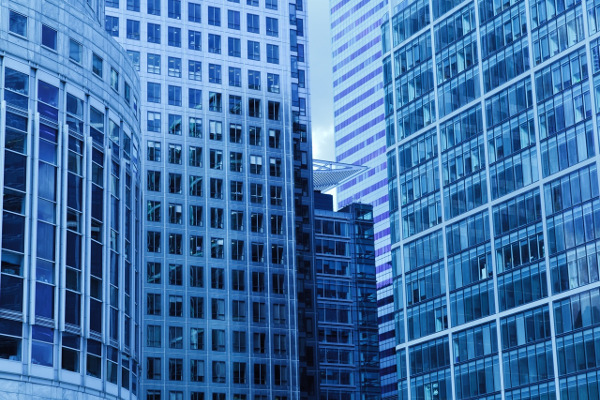
#> input picture opencv/lines.jpeg, 600 x 400 px, given in place of the camera
$ python cameo.py   (Python 2 division)   (older library calls are emulated)
#> lines starting #> are read from the running program, lines starting #| are printed output that depends on the picture
### opencv/filters.py
### filter function

import cv2
import numpy as np

## ->dst
def strokeEdges(src, blurKsize=7, edgeKsize=5):
    if blurKsize >= 3:
        blurredSrc = cv2.medianBlur(src, blurKsize)
        graySrc = cv2.cvtColor(blurredSrc, cv2.COLOR_BGR2GRAY)
    else:
        graySrc = cv2.cvtColor(src, cv2.COLOR_BGR2GRAY)

    cv2.Laplacian(graySrc, cv2.CV_8U, graySrc, ksize=edgeKsize)
    normalAlpha = (1.0/255) * (255 - graySrc)
    channels = cv2.split(src)
    for c in channels:
        c[:] = c * normalAlpha

    return cv2.merge(channels)

class VConvolutionFilter(object):
    def __init__(self, kernel):
        self._kernel = kernel

    def apply(self, src, dst):
        cv2.filter2D(src,-1,self._kernel, dst)


class SharpenFilter(VConvolutionFilter):
    # [5 lines left out: function __init__, not called in this run]


class FindEdgesFilter(VConvolutionFilter):
    # [5 lines left out: function __init__, not called in this run]


class BlurFilter(VConvolutionFilter):
    """A blur filter with a 2-pixel radius."""
    # [7 lines left out: function __init__, not called in this run]


class EmbossFilter(VConvolutionFilter):
    def __init__(self):
        kernel=np.array([
                [-2, -1, 0],
                [-1, 1, 1],
                [0, 1, 2]])
        VConvolutionFilter.__init__(self, kernel)

### opencv/cameo.py
import cv2
import numpy as np
import time
import filters

class CaptureMng(object):
    def __init__(self, capture, preMng=None, isMirrorPreview=False):
        self.preMng = preMng
        self.isMirrorPreview = isMirrorPreview

        self._capture = capture
        self._channel=0
        self._enteredFrame=False
        self._frame =None
        self._imageFilename = None
        self._videoFilename = None
        self._videoEncoding = None
        self._videoWrite = None
        self._startTime = None
        self._framesElapsed = long(0)
        self._fps=None

    @property
    def channel(self):
        return self._channel

    @channel.setter
    def channel(self, v):
        if self._channel != v:
            self._channel = v
            self._frame = None

    @property
    def	frame(self):
        if	self._enteredFrame	and	self._frame	is	None:
            _,	self._frame	=	self._capture.retrieve()
            #print 'retrive ', _, self._frame
            return	self._frame
    @frame.setter
    def frame(self, v):
        self._frame = v

    @property
    def	isWritingImage(self):
        return	self._imageFilename	is	not	None

    @property
    def	isWritingVideo(self):
        return	self._videoFilename	is	not	None


    def enterFrame(self):
        """Capture the next frame, if any."""
        assert not self._enteredFrame, 'previous enterFrame() had no matching exitFram()'
        if self._capture is not None:
            self._enteredFrame = self._capture.grab()
            #print 'enter frame ', self._enteredFrame

    def exitFrame(self):
        """Draw to the window, write to files. release the frame """
        if self._frame is None:
            self._enteredFrame = False
            print 'exit first return'
            return


        if self._framesElapsed ==0:
            self._startTime = time.time()
        else:
            timeElapsed = time.time() - self._startTime
            self._fps = self._framesElapsed / timeElapsed
        self._framesElapsed +=1
        #print 'frame slapsed ' , self._framesElapsed, ' fps:', self._fps

        if self.preMng is not None:
            if self.isMirrorPreview:
                mirroredFrame = np.fliplr(self._frame).copy()
                self.preMng.show(mirroredFrame)
            else:
                self.preMng.show(self._frame)

        if self.isWritingImage:
            print 'write file'
            cv2.imwrite(self._imageFilename, self._frame)
            self._imageFilename = None

        if self.isWritingVideo:
            self._writeVideoFrame()

        self._frame = None
        self._enteredFrame = False


    def writeImage(self, filename):
        self._imageFilename = filename

    def startWriteVideo(self, filename, encoding=cv2.VideoWriter_fourcc('I','4','2','0')):
        print 'start video'
        self._videoFilename = filename
        self._videoEncoding = encoding

    def stopWriteVideo(self):
        print 'stop video'
        self._videoFilename = None
        self._videoEncoding = None
        self._videoWrite = None

    def _writeVideoFrame(self):
        if not self.isWritingVideo:
            return

        if self._videoWriter is None:
            fps = self._capture.get(cv2.CAP_PROP_FPS)
            if fps == 0.0:
                if self._framesElapsed < 20:
                    return #Wait until more frames elapese so the the estimate is more stable.
                else:
                    fps = self._fps

            size =	(int(cameraCapture.get(cv2.CAP_PROP_FRAME_WIDTH)),
                     int(cameraCapture.get(cv2.CAP_PROP_FRAME_HEIGHT)))
            self._videoWrite = cv2.VideoWrite(self._videoFilename, self._videoEncoding, fps, size)

        self._videoWrite.write(self._frame)


class	WindowMng(object):

    def	__init__(self,	windowName,	keypressCallback	=	None):
        self.keypressCallback	=	keypressCallback
        self._windowName	=	windowName
        self._isWindowCreated	=	False

    @property
    def	isWindowCreated(self):
        return	self._isWindowCreated

    def	createWindow(self):
        cv2.namedWindow(self._windowName)
        self._isWindowCreated	=	True

    def	show(self,	frame):
        cv2.imshow(self._windowName,	frame)

    def	destroyWindow(self):
        cv2.destroyWindow(self._windowName)
        self._isWindowCreated	=	False

    def	processEvents(self):
        keycode	=cv2.waitKey(10)
        if	self.keypressCallback is not None and keycode	!=	255:
            #	Discard	any	non-ASCII	info	encoded	by	GTK.
            #print "key " , keycode
            keycode	&=	0xFF
            self.keypressCallback(keycode)

class Cameo(object):
    def __init__(self):
        self._winMng = WindowMng('Cameo', self.onKeypress)
        self._captureMng = CaptureMng(cv2.VideoCapture(0), self._winMng, True)
        #self._curveFilter = filters.FindEdgesFilter()
        self._curveFilter = filters.EmbossFilter()

    def run(self):
        """run main loop. """
        self._winMng.createWindow()
        while self._winMng.isWindowCreated:
            self._captureMng.enterFrame()

            frame = self._captureMng.frame

            frame = filters.strokeEdges(frame)
            self._curveFilter.apply(frame, frame)

            self._captureMng.frame = frame

            self._captureMng.exitFrame()
            self._winMng.processEvents()
#> this loop made 1 pass; (key Esc is pressed on pass 1)
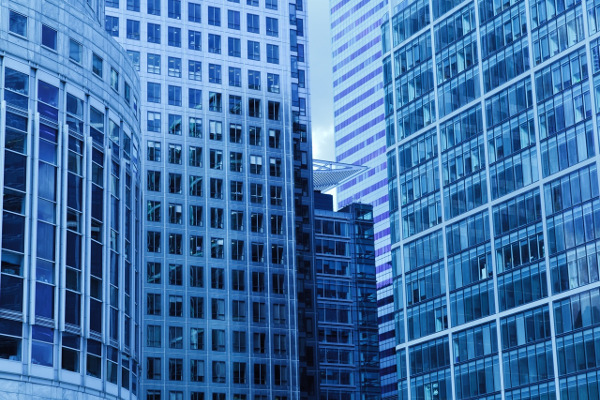
#> input picture opencv/lines.jpeg, 600 x 400 px, given in place of the camera
#> pass 1, in strokeEdges, `blurredSrc = cv2.medianBlur(src, blurKsize)`:
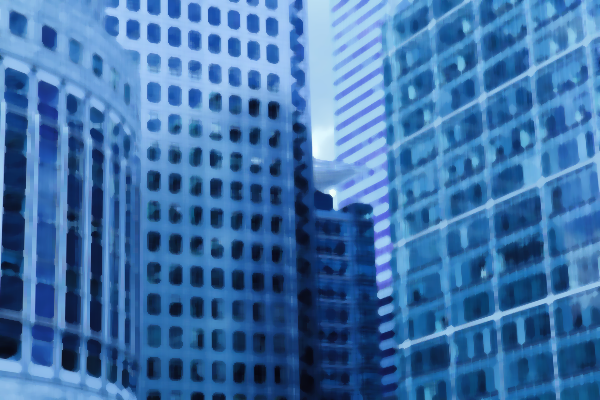
#> blurredSrc: shape (400, 600, 3); mean B, G, R 169.6, 114.6, 63.9
#> pass 1, in strokeEdges, `graySrc = cv2.cvtColor(blurredSrc, cv2.COLOR_BGR2GRAY)`:
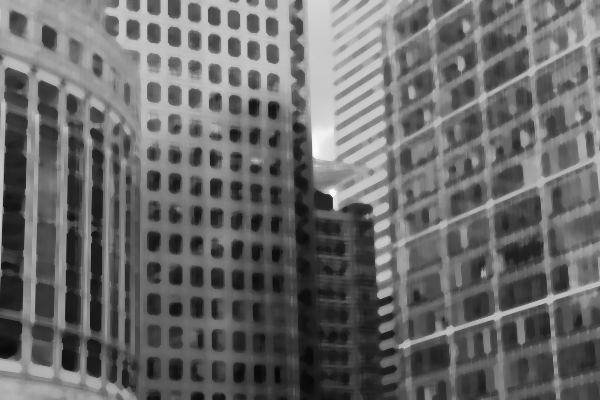
#> graySrc: shape (400, 600); min 7, max 250, mean 105.7
#> pass 1, in strokeEdges, `normalAlpha = (1.0/255) * (255 - graySrc)`:
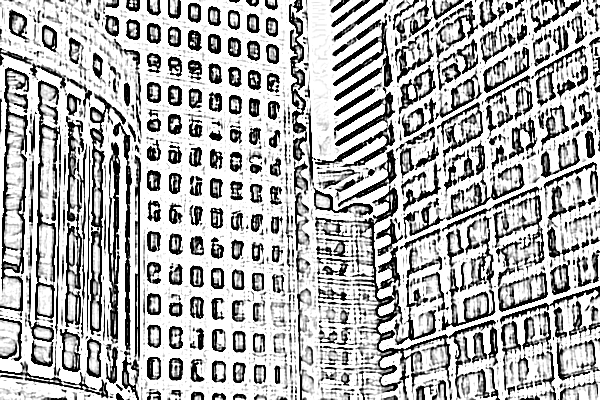
#> normalAlpha: shape (400, 600) float64; min 0, max 1, mean 0.692
#> pass 1, in run, `frame = filters.strokeEdges(frame)`:
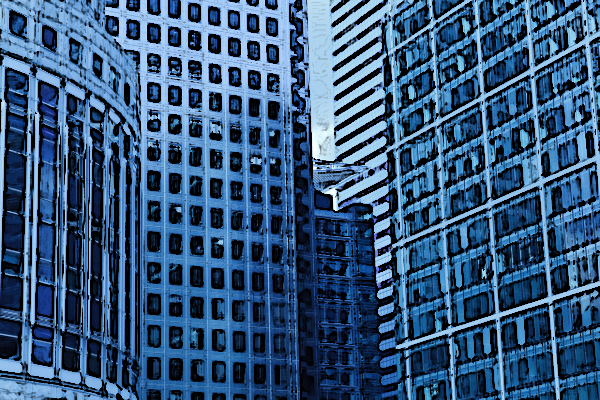
#> frame: shape (400, 600, 3); mean B, G, R 123.9, 87.6, 52.6
#> after the loop:
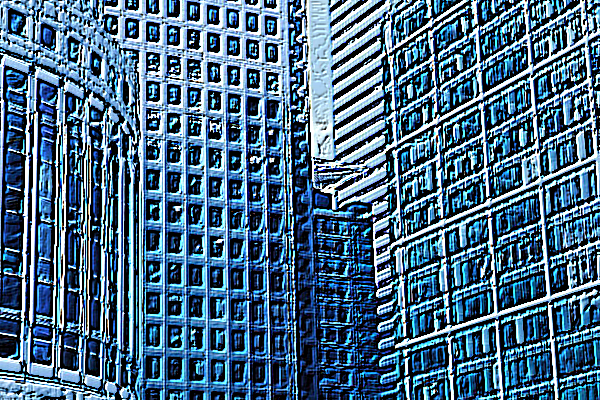
#> frame: shape (400, 600, 3); mean B, G, R 132.2, 106.4, 73.9

    def onKeypress(self, keycode):
        """
        space -> Take a screenshot
        tab -> Start/stop recording a screencast
        escap -> Quit
        """
        if keycode == 32: #space
            self._captureMng.writeImage('scr.png')
        elif keycode == 9: #tab
            if not self._captureMng.isWritingVideo:
                self._captureMng.startWriteVideo('scr.avi')
            else:
                self._captureMng.stopWriteVideo()
        elif keycode == 27: #esc
            self._winMng.destroyWindow()

if __name__ == "__main__":
    Cameo().run()

$ run again, on opencv/scr.png
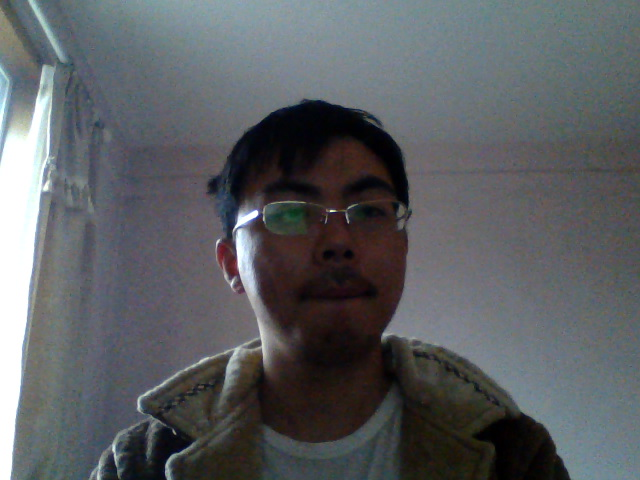
#> input picture opencv/scr.png, 640 x 480 px, given in place of the camera
#> the loop in run, `while self._winMng.isWindowCreated:` made 1 pass; (key Esc is pressed on pass 1)
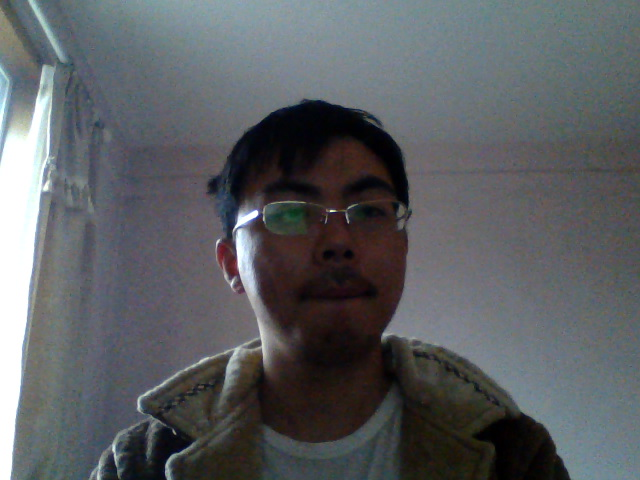
#> input picture opencv/scr.png, 640 x 480 px, given in place of the camera
#> pass 1, in strokeEdges, `normalAlpha = (1.0/255) * (255 - graySrc)`:
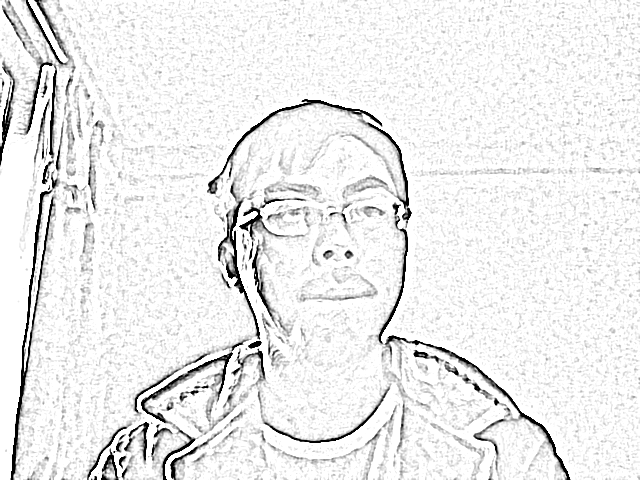
#> normalAlpha: shape (480, 640) float64; min 0, max 1, mean 0.926
#> after the loop in run, `while self._winMng.isWindowCreated:`:
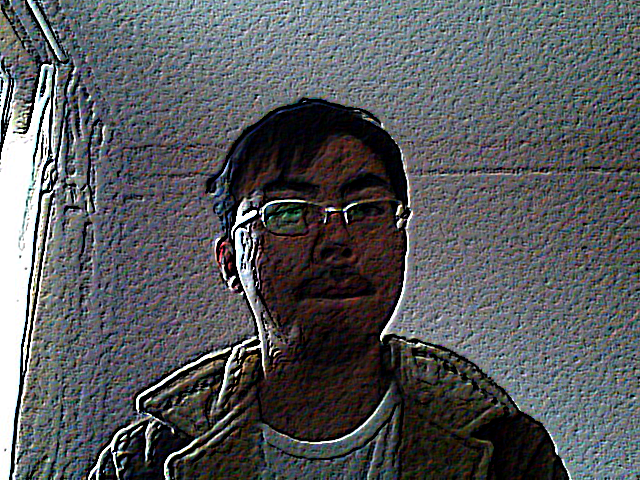
#> frame: shape (480, 640, 3); mean B, G, R 92.8, 90, 87.7
